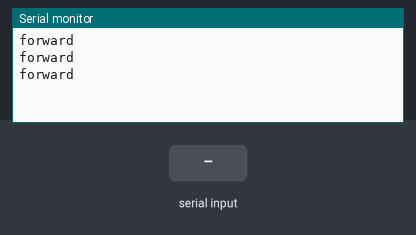
This sketch was run on a simulated Arduino Uno, built with avr-gcc and run on an emulated ATmega328P. On the bench: the last lines printed to the serial monitor. Inputs (shaded band) come from the test bench.

Above: at 1.2 s.
1.3 s: byte 108 ('l') received over Serial
At 1.9 s:
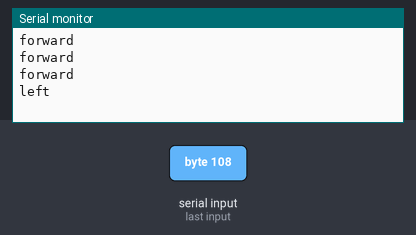
3.0 s: byte 114 ('r') received over Serial
At 3.9 s:
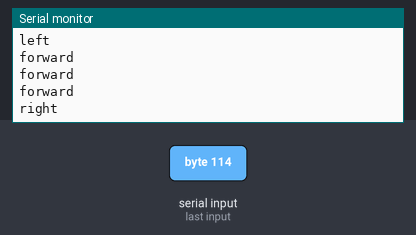

Measured:
- after the input at 1.3 s, the serial monitor: prints a new line after 0.20 s (image 1)
- after the input at 3.0 s, the serial monitor: prints a new line after 0.50 s (image 2)

The sketch:

comms_test.ino
```cpp
#include "comms.h"
#include "conf.h"

void setup(){
  comms_setup();

}

void loop(){
  int d = comms_get();

  if(LEFT == d){
    Serial.println("left");

  } else if(RIGHT == d){
    Serial.println("right");

  } else {
    Serial.println("forward");

  }

  delay(500);

}
```

comms.h
```cpp
#ifndef COMMS_H
#define COMMS_H

void comms_setup();
unsigned int comms_get();

#endif
```

comms.ino
```cpp
#include "comms.h"
#include "conf.h"

void comms_setup(){
  Serial.begin(9600);

}

unsigned int comms_get(){
  char c = 'n';
  int d = FORWARD;

  while(Serial.available()){
    c = Serial.read();
    if('\n' == c){
      break;

    } else if('l' == c){
      d = LEFT;

    } else if('r' == c){
      d = RIGHT;

    } else {
      d = FORWARD;

    }
  }

  return d;

}
```

conf.h
```cpp
#ifndef CONF_H
#define CONF_H

#define LEFT 1
#define RIGHT 2
#define FORWARD 0

#endif
```
